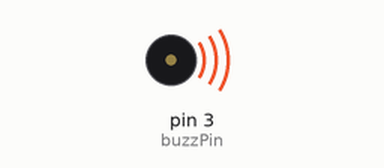
Bench run of a sketch on a simulated Arduino Uno, built with avr-gcc and run on an emulated ATmega328P. Parts: buzzer (waves = sounding).

Above: at 0.1 s.
At 5.1 s:
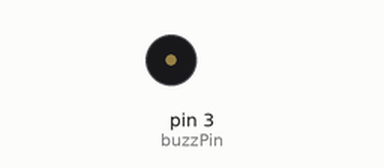
Timing chart, 0 to 6.6 s (numbered marks = the images above):
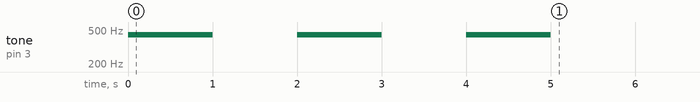

The sketch:

buzzme.ino
```cpp
int buzzPin = 3;

void setup() {
  // put your setup code here, to run once:
  for ( int x = 0; x < 3; x++) {
    tone(buzzPin, 440);
    delay(1000);
    noTone(buzzPin);
    delay(1000);
  }
}

void loop() {
  // put your main code here, to run repeatedly:

}
```
